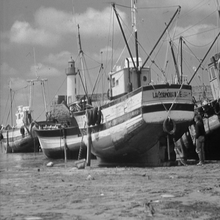
%> input picture RLLR/boat.bmp, 220 x 220 px, shrunk from 512 x 512 before the run
$ octave test_plane.m   (GNU Octave 9; MATLAB toolbox functions it lacks are replaced by stand-ins)
%> lines starting %> are read from the running program, lines starting %| are printed output that depends on the picture; in (x1, y1, x2, y2) boxes, pixels count from 0 and x2, y2 are one past the last pixel; in counts of white or black regions, pixels touching at a corner belong together; the program's own positions count from 1
### RLLR/downsample_direct.m
function LRImg = downsample_direct(HRImg)
[height,width,channel] = size(HRImg);
% [6 lines of commented-out code are left out]

if channel == 0
   LRImg = HRImg(1:2:height,1:2:width);
else
   LRImg = HRImg(1:2:height,1:2:width,channel);
end
%%%%%%%%%%%%%%%%%low-pass filter%%%%%%%%%%%%%%
% [15 lines of commented-out code are left out]

### RLLR/make_kernel.m
 function [kernel] = make_kernel(f)
  kernel=zeros(2*f+1,2*f+1);
    for d=1:f
        value= 1 / (2*d+1)^2 ;
        for i=-d:d
            for j=-d:d
                kernel(f+1-i,f+1-j)= kernel(f+1-i,f+1-j) + value ;
            end
        end
    end
kernel = kernel ./ f;
end

### RLLR/bicubic.m
function Znew=bicubic(f)
%该函数是正对数字图像处理中的双三次线性插值函数
%f是所要处理的图像文件
%Z是原始图像z=f(x,y)的灰度值的矩阵
%Xnew,Ynew是在新的图像网格上对应矩阵的行列维数
%Znew是插值后新的图像矩阵
Z=f;%imread(f);
%imshow(Z);
%title('原始图像');
[dim(1) dim(2) dim(3)]=size(Z);%读取图像维数，用于判断是否彩色图像

Zold=double(Z);%转化为双精度型减小插值误差
for i=1:2
   for j=1:2
      Znew(i:2:2*dim(1),j:2:2*dim(2))=Zold;%上采样到二倍大小
   end
end
Xnew=2*dim(1);
Ynew=2*dim(2);

        for i=1:2:Xnew
            for j=2:2:Ynew
                P2=[Znew(i,max(j-3,1))    Znew(i,j-1)   Znew(i,min(j+1,Ynew-1))   Znew(i,min(j+3,Ynew-1))];
                a=[-(1/16) 9/16 9/16 -(1/16)]';
                Znew(i,j)=P2*a;
            end
        end
        for i=2:2:Xnew
            for j=1:2:Ynew
                P3=[Znew(max(i-3,1),j)    Znew(i-1,j)   Znew(min(i+1,Xnew-1),j)   Znew(min(i+3,Xnew-1),j)];
                a=[-(1/16) 9/16 9/16 -(1/16)]';
                Znew(i,j)=P3*a;
            end
        end
        for i=2:2:Xnew-2
            for j=2:2:Ynew-2
                P1 = [Znew(i,max(j-3,1))    Znew(i,j-1)   Znew(i,min(j+1,Ynew-1))   Znew(i,min(j+3,Ynew-1))];
                a=[-(1/16) 9/16 9/16 -(1/16)]';
                Znew(i,j)=P1*a;

            end
        end
        %后处理
for i=1:Xnew
    Znew(i,Ynew)=Znew(i,Ynew-1);
end
for j=1:Ynew
    Znew(Xnew,j)=Znew(Xnew-1,j);
end
Znew=uint8(Znew);
%figure;
%imshow(Znew);
%title('bicubic插值后图像');

### RLLR/bilinearup2.m
function im2=bilinearup2(im)
im=double(im);
Xstep=0.5;
Ystep=0.5;
[m,n]=size(im);
for i=1:2
   for j=1:2
      im2(i:2:2*m,j:2:2*n)=im;%�ϲ�����������С
   end
end

for i=1:2:2*m
    for j=2:2:2*n-1
        im2(i,j)=0.5*(im2(i,j-1)+im2(i,j+1));
    end
end
for j=1:2:2*n
    for i=2:2:2*m-1
        im2(i,j)=0.5*(im2(i-1,j)+im2(i+1,j));
    end
end
a=ones(1,4)/4;
for i=2:2:2*m-1
    for j=2:2:2*n-1
        sam=[im2(i-1,j-1) im2(i-1,j+1) im2(i+1,j-1) im2(i+1,j+1)];
        im2(i,j)=sum(sam.*a);
    end
end
end

### RLLR/RMLS_Interpolation_my_understanding.m
function y2=RMLS_Interpolation_my_understanding(x,options)   % 2X enlarge
     options.y_bilinear = double(bilinearup2(x));
     y1= first_pass(x ,options);
     y2=second_pass(y1,options);
end
%% first pass
function y=first_pass(x,options)
MP=30;% pad size
[m,n]=size(x);
x=double(x);
y = double(bicubic(x));
% pad orignal image
Eim = [repmat(y(1,:),MP,1);y;repmat(y(2*m,:),MP,1)];
Eim = [repmat(Eim(:,1),1,MP),Eim,repmat(Eim(:,2*n),1,MP)];
rang=255;
% rang=0;
Eim=Eim+rang;
% threshold
% th=10000;
win=options.win;         %trainnig window
swin=options.swin;       %similarity window
lamda = options.lamda;
deta  = options.deta;
cnt=1;
nx=zeros(4*win^2,1);
ny=zeros(4*win^2,1);

for i=-2*(win-1)-1:2:2*win
    for j=-2*(win-1)-1:2:2*win
        nx(cnt)=j;
        ny(cnt)=i;
        cnt=cnt+1;
    end
end

iy=[-1 -1  1 1];
ix=[-1  1 -1 1];
my=[-1 -1  1 1];
mx=[-1  1 -1 1];

[M,N]=size(Eim);
pixel_number = 2*win*2*win;
unlabel_number = (2*win-1)^2;
proceeded_unlabel_number = floor((2*win-1)^2/2);
Y_hat = zeros(1,proceeded_unlabel_number);
%%%%%%%%%
w = 2*swin+1;
L = (2*win)^2;
X=zeros(w*w,L);
label_neighbor=zeros(4*win^2,4);
location_diff=zeros(2,4*win^2);
kernel = options.kernel;
%%%%%%%%%%
count = 1;

for i=1+MP+1:2:M-MP+1
   for j=1+MP+1:2:N-MP+1

      unlabel_neighbor = diag(Eim(i+my,j+mx));
      unlabel_neighbor_extend = [unlabel_neighbor' 1]';

if count>1
  if var(unlabel_neighbor)<options.th
     fxi = options.y_bilinear((i-MP),(j-MP))+255;
     wi = [0.25,0.25,0.25,0.25,0];
  else
      for k=1:4
        label_neighbor(:,k)=diag(Eim(i+2*iy(k)+ny,j+2*ix(k)+nx));
      end
      label_neighbor_extend = [label_neighbor ones(2*win*2*win,1)]';
      label_value = diag(Eim(i+ny,j+nx))';
      center = Eim(i-swin:i+swin,j-swin:j+swin);
      CB_kernel = center.*kernel;
      CB_kernel = CB_kernel(:);
      CB_kernel = repmat(CB_kernel,1,L);
      k=1;
      for ii=i-2*(win-1)-1:2:i+2*win
          for jj=j-2*(win-1)-1:2:j+2*win
             sample =  Eim(ii-2*swin:2:ii+2*swin,jj-2*swin:2:jj+2*swin);%label sample similar win
             sample_kernel = sample.*kernel;
             sample_kernel = sample_kernel(:);
             X(:,k) = sample_kernel;
             location_diff(:,k) = [ii-i,jj-j];
             k=k+1;
          end
      end
      if options.weight_fg == 0
         weight=Computweight_matrix(CB_kernel,X);
      elseif options.weight_fg == 1
         weight=Computweight_matrix_bilateral(CB_kernel,X,location_diff);
      end
      [S,Y_hat] = GetInformationForUnlabel_firstpass(i,j,win,swin,Eim,options);
      [wi, fxi] = RMLS_mm(unlabel_neighbor_extend, weight, label_value, label_neighbor_extend, lamda, S, Y_hat, deta);
   end
else
     if var(unlabel_neighbor)<options.th
        fxi = options.y_bilinear((i-MP),(j-MP))+255;
        wi = [0.25,0.25,0.25,0.25,0];
     else
        for k=1:4
            label_neighbor(:,k)=diag(Eim(i+2*iy(k)+ny,j+2*ix(k)+nx));
        end
        label_neighbor_extend = [label_neighbor ones(2*win*2*win,1)]';
        label_value = diag(Eim(i+ny,j+nx))';

        center = Eim(i-swin:i+swin,j-swin:j+swin);
        CB_kernel = center.*kernel;
        CB_kernel = CB_kernel(:);
        CB_kernel = repmat(CB_kernel,1,L);

        k=1;
        for ii=i-2*(win-1)-1:2:i+2*win
          for jj=j-2*(win-1)-1:2:j+2*win
             sample = Eim(ii-2*swin:2:ii+2*swin,jj-2*swin:2:jj+2*swin);%label sample similar win
             sample_kernel = sample.*kernel;
             sample_kernel = sample_kernel(:);
             X(:,k) = sample_kernel;
             location_diff(:,k) = [ii-i,jj-j];
             k=k+1;
          end
        end
        if options.weight_fg == 0
           weight=Computweight_matrix(CB_kernel,X);
        elseif options.weight_fg == 1
           weight=Computweight_matrix_bilateral(CB_kernel,X,location_diff);
        end
        [wi, fxi] = RMLS_mm_my_understanding(unlabel_neighbor_extend, weight, label_value, label_neighbor_extend);
      end
end
     Eim(i,j) = fxi;
     tempval=fxi-rang;
     if (tempval>=0)&&(tempval<=255)
        y((i-MP),(j-MP))=tempval;
     end
     count = count+1;
   end
end
end
%% second pass
% [165 lines left out: function second_pass, not called in this run]

### RLLR/test_plane.m
clc;
%addpath('/Users/complexfilter/Documents/paper code');
options = [];
options.lamda = 0;
options.deta = 0;
options.gama = 0.1;
options.th = 8;
options.win = 5;
options.swin = 3;

basic_number = 1;
options.deta =0.01;
original_HRImg = double(imread('boat.bmp'));
%> original_HRImg: size 220x220 double; min 3, max 253, mean 129.7; mean of the top-left, top-right, bottom-left and bottom-right quarters 152.7, 138.1, 127.4, 100.6

LRImg= downsample_direct(original_HRImg);
%> in downsample_direct, `LRImg = HRImg(1:2:height,1:2:width,channel);`:
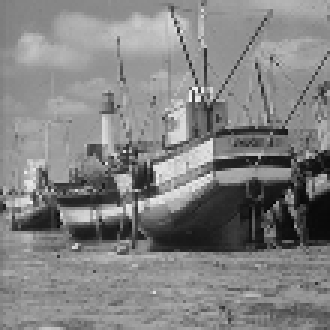
%> LRImg: size 110x110 double (shown 3 times larger); min 4, max 247, mean 129.8
options.original_HRImg = original_HRImg;

t0 = cputime;
kernel = make_kernel(options.swin);
%> the loop in make_kernel, `for d=1:f` made 3 passes
%> value on passes 1 to 3: 0.111, 0.04, 0.0204
%> after the loop in make_kernel, `for d=1:f`: kernel = [0.0204 0.0204 0.0204 0.0204 0.0204 0.0204 0.0204; 0.0204 0.0604 0.0604 0.0604 0.0604 0.0604 0.0204; 0.0204 0.0604 0.172 0.172 0.172 0.0604 0.0204; 0.0204 0.0604 0.172 0.172 0.172 0.0604 0.0204; 0.0204 0.0604 0.172 0.172 0.172 0.0604 0.0204; 0.0204 0.0604 0.0604 0.0604 0.0604 0.0604 0.0204; 0.0204 0.0204 0.0204 0.0204 0.0204 0.0204 0.0204]
%> in make_kernel, `kernel = kernel ./ f;`: kernel = [0.0068 0.0068 0.0068 0.0068 0.0068 0.0068 0.0068; 0.0068 0.0201 0.0201 0.0201 0.0201 0.0201 0.0068; 0.0068 0.0201 0.0572 0.0572 0.0572 0.0201 0.0068; 0.0068 0.0201 0.0572 0.0572 0.0572 0.0201 0.0068; 0.0068 0.0201 0.0572 0.0572 0.0572 0.0201 0.0068; 0.0068 0.0201 0.0201 0.0201 0.0201 0.0201 0.0068; 0.0068 0.0068 0.0068 0.0068 0.0068 0.0068 0.0068]
options.kernel = kernel / sum(sum(kernel));%normalization
%> options.kernel has the same summary as kernel in make_kernel
options.weight_fg = 1;%%
options.our_method = double(bicubic(LRImg));
%> after the loop in bicubic, `for i=1:2:Xnew`:
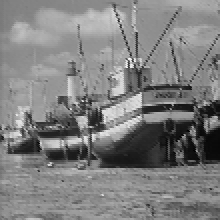
%> Znew: size 220x220 double; min 0, max 259.4, mean 129.7; drawn with min black and max white
%> after the loop in bicubic, `for i=2:2:Xnew`:
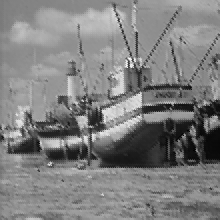
%> Znew: size 220x220 double; min 0, max 259.4, mean 129.7; mean of the top-left, top-right, bottom-left and bottom-right quarters 152.5, 138.7, 127.1, 100.6; drawn with min black and max white
%> after the loop in bicubic, `for i=2:2:Xnew-2`:
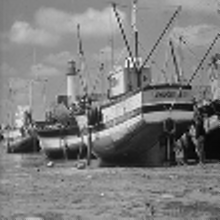
%> Znew: size 220x220 double; min 0, max 259.4, mean 129.7; mean of the top-left, top-right, bottom-left and bottom-right quarters 152.6, 138.4, 127.1, 100.6; drawn with min black and max white
%> after the loop in bicubic, `for i=1:Xnew`: Znew: size 220x220 double; 0.44% of pixels changed, all inside (x1, y1, x2, y2) = (219, 0, 220, 220)
our_HRImg = RMLS_Interpolation_my_understanding(LRImg,options);
%> in first_pass, `Eim = [repmat(y(1,:),MP,1);y;repmat(y(2*m,:),MP,1)];`:
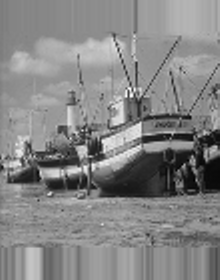
%> Eim: size 280x220 double; min 0, max 255, mean 132.8
%> in first_pass, `Eim = [repmat(Eim(:,1),1,MP),Eim,repmat(Eim(:,2*n),1,MP)];`:
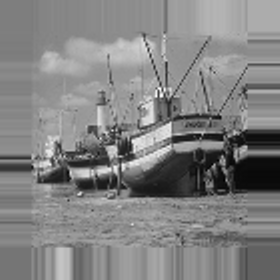
%> Eim: size 280x280 double; min 0, max 255, mean 129.8
%> in first_pass, `win=options.win;`: win = 5
%> in first_pass, `swin=options.swin;`: swin = 3
%> in first_pass, `lamda = options.lamda;`: lamda = 0
%> in first_pass, `deta  = options.deta;`: deta = 0.01
%> the loop in first_pass, `for i=-2*(win-1)-1:2:2*win` made 10 passes
%> i on passes 1 to 9: -9, -7, -5, -3, -1, 1, 3, 5, 7
%> after the loop in first_pass, `for i=-2*(win-1)-1:2:2*win`: cnt = 101; nx = 100 values, max 9 at index 10, min -9 at index 1, mean 0; ny = 100 values from -9 to 9
%> in first_pass, `pixel_number = 2*win*2*win;`: pixel_number = 100
%> in first_pass, `unlabel_number = (2*win-1)^2;`: unlabel_number = 81
%> in first_pass, `proceeded_unlabel_number = floor((2*win-1)^2/2);`: proceeded_unlabel_number = 40
%> in first_pass, `w = 2*swin+1;`: w = 7
%> in first_pass, `L = (2*win)^2;`: L = 100
%> in first_pass, `X=zeros(w*w,L);`: X: size 49x100 double; every value is 0
%> (the run ends here)
